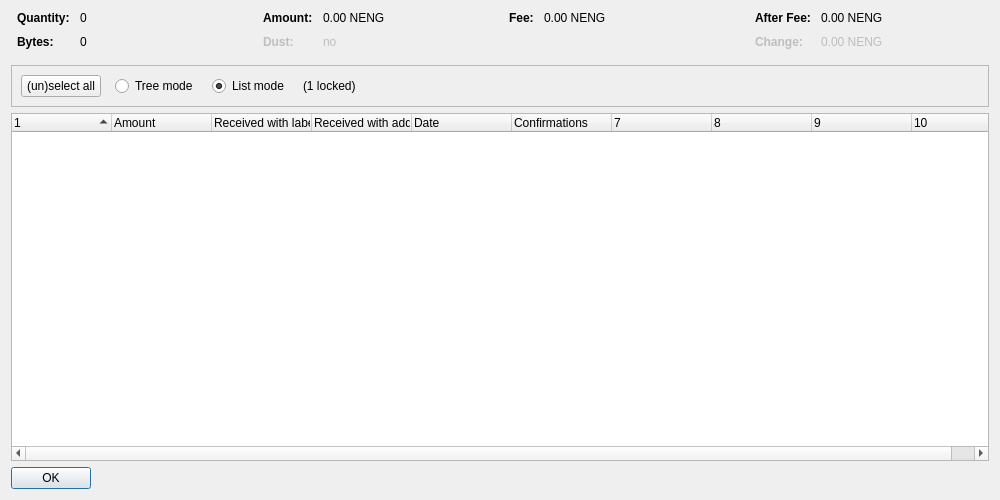
<?xml version="1.0" encoding="UTF-8"?>
<ui version="4.0">
 <class>CoinControlDialog</class>
 <widget class="QDialog" name="CoinControlDialog">
  <property name="geometry">
   <rect>
    <x>0</x>
    <y>0</y>
    <width>1000</width>
    <height>500</height>
   </rect>
  </property>
  <property name="windowTitle">
   <string>Coin Selection</string>
  </property>
  <layout class="QVBoxLayout" name="verticalLayout">
   <item>
    <layout class="QHBoxLayout" name="horizontalLayoutTop" stretch="0,0,0,0">
     <property name="topMargin">
      <number>0</number>
     </property>
     <property name="bottomMargin">
      <number>10</number>
     </property>
     <item>
      <layout class="QFormLayout" name="formLayoutCoinControl1">
       <property name="horizontalSpacing">
        <number>10</number>
       </property>
       <property name="verticalSpacing">
        <number>10</number>
       </property>
       <property name="leftMargin">
        <number>6</number>
       </property>
       <property name="rightMargin">
        <number>6</number>
       </property>
       <item row="0" column="0">
        <widget class="QLabel" name="labelCoinControlQuantityText">
         <property name="font">
          <font>
           <weight>75</weight>
           <bold>true</bold>
          </font>
         </property>
         <property name="text">
          <string>Quantity:</string>
         </property>
        </widget>
       </item>
       <item row="0" column="1">
        <widget class="QLabel" name="labelCoinControlQuantity">
         <property name="cursor">
          <cursorShape>IBeamCursor</cursorShape>
         </property>
         <property name="contextMenuPolicy">
          <enum>Qt::ActionsContextMenu</enum>
         </property>
         <property name="text">
          <string notr="true">0</string>
         </property>
         <property name="textInteractionFlags">
          <set>Qt::LinksAccessibleByMouse|Qt::TextSelectableByKeyboard|Qt::TextSelectableByMouse</set>
         </property>
        </widget>
       </item>
       <item row="1" column="0">
        <widget class="QLabel" name="labelCoinControlBytesText">
         <property name="font">
          <font>
           <weight>75</weight>
           <bold>true</bold>
          </font>
         </property>
         <property name="text">
          <string>Bytes:</string>
         </property>
        </widget>
       </item>
       <item row="1" column="1">
        <widget class="QLabel" name="labelCoinControlBytes">
         <property name="cursor">
          <cursorShape>IBeamCursor</cursorShape>
         </property>
         <property name="contextMenuPolicy">
          <enum>Qt::ActionsContextMenu</enum>
         </property>
         <property name="text">
          <string notr="true">0</string>
         </property>
         <property name="textInteractionFlags">
          <set>Qt::LinksAccessibleByMouse|Qt::TextSelectableByKeyboard|Qt::TextSelectableByMouse</set>
         </property>
        </widget>
       </item>
      </layout>
     </item>
     <item>
      <layout class="QFormLayout" name="formLayoutCoinControl2">
       <property name="horizontalSpacing">
        <number>10</number>
       </property>
       <property name="verticalSpacing">
        <number>10</number>
       </property>
       <property name="leftMargin">
        <number>6</number>
       </property>
       <property name="rightMargin">
        <number>6</number>
       </property>
       <item row="0" column="0">
        <widget class="QLabel" name="labelCoinControlAmountText">
         <property name="font">
          <font>
           <weight>75</weight>
           <bold>true</bold>
          </font>
         </property>
         <property name="text">
          <string>Amount:</string>
         </property>
        </widget>
       </item>
       <item row="0" column="1">
        <widget class="QLabel" name="labelCoinControlAmount">
         <property name="cursor">
          <cursorShape>IBeamCursor</cursorShape>
         </property>
         <property name="contextMenuPolicy">
          <enum>Qt::ActionsContextMenu</enum>
         </property>
         <property name="text">
          <string notr="true">0.00 NENG</string>
         </property>
         <property name="textInteractionFlags">
          <set>Qt::LinksAccessibleByMouse|Qt::TextSelectableByKeyboard|Qt::TextSelectableByMouse</set>
         </property>
        </widget>
       </item>
       <item row="1" column="0">
        <widget class="QLabel" name="labelCoinControlLowOutputText">
         <property name="enabled">
          <bool>false</bool>
         </property>
         <property name="font">
          <font>
           <weight>75</weight>
           <bold>true</bold>
          </font>
         </property>
         <property name="text">
          <string>Dust:</string>
         </property>
        </widget>
       </item>
       <item row="1" column="1">
        <widget class="QLabel" name="labelCoinControlLowOutput">
         <property name="enabled">
          <bool>false</bool>
         </property>
         <property name="cursor">
          <cursorShape>IBeamCursor</cursorShape>
         </property>
         <property name="contextMenuPolicy">
          <enum>Qt::ActionsContextMenu</enum>
         </property>
         <property name="text">
          <string notr="true">no</string>
         </property>
         <property name="textInteractionFlags">
          <set>Qt::LinksAccessibleByMouse|Qt::TextSelectableByKeyboard|Qt::TextSelectableByMouse</set>
         </property>
        </widget>
       </item>
      </layout>
     </item>
     <item>
      <layout class="QFormLayout" name="formLayoutCoinControl3">
       <property name="horizontalSpacing">
        <number>10</number>
       </property>
       <property name="verticalSpacing">
        <number>10</number>
       </property>
       <property name="leftMargin">
        <number>6</number>
       </property>
       <property name="rightMargin">
        <number>6</number>
       </property>
       <item row="0" column="0">
        <widget class="QLabel" name="labelCoinControlFeeText">
         <property name="font">
          <font>
           <weight>75</weight>
           <bold>true</bold>
          </font>
         </property>
         <property name="text">
          <string>Fee:</string>
         </property>
        </widget>
       </item>
       <item row="0" column="1">
        <widget class="QLabel" name="labelCoinControlFee">
         <property name="cursor">
          <cursorShape>IBeamCursor</cursorShape>
         </property>
         <property name="contextMenuPolicy">
          <enum>Qt::ActionsContextMenu</enum>
         </property>
         <property name="text">
          <string notr="true">0.00 NENG</string>
         </property>
         <property name="textInteractionFlags">
          <set>Qt::LinksAccessibleByMouse|Qt::TextSelectableByKeyboard|Qt::TextSelectableByMouse</set>
         </property>
        </widget>
       </item>
      </layout>
     </item>
     <item>
      <layout class="QFormLayout" name="formLayoutCoinControl4">
       <property name="horizontalSpacing">
        <number>10</number>
       </property>
       <property name="verticalSpacing">
        <number>10</number>
       </property>
       <property name="leftMargin">
        <number>6</number>
       </property>
       <property name="rightMargin">
        <number>6</number>
       </property>
       <item row="0" column="0">
        <widget class="QLabel" name="labelCoinControlAfterFeeText">
         <property name="font">
          <font>
           <weight>75</weight>
           <bold>true</bold>
          </font>
         </property>
         <property name="text">
          <string>After Fee:</string>
         </property>
        </widget>
       </item>
       <item row="0" column="1">
        <widget class="QLabel" name="labelCoinControlAfterFee">
         <property name="cursor">
          <cursorShape>IBeamCursor</cursorShape>
         </property>
         <property name="contextMenuPolicy">
          <enum>Qt::ActionsContextMenu</enum>
         </property>
         <property name="text">
          <string notr="true">0.00 NENG</string>
         </property>
         <property name="textInteractionFlags">
          <set>Qt::LinksAccessibleByMouse|Qt::TextSelectableByKeyboard|Qt::TextSelectableByMouse</set>
         </property>
        </widget>
       </item>
       <item row="1" column="0">
        <widget class="QLabel" name="labelCoinControlChangeText">
         <property name="enabled">
          <bool>false</bool>
         </property>
         <property name="font">
          <font>
           <weight>75</weight>
           <bold>true</bold>
          </font>
         </property>
         <property name="text">
          <string>Change:</string>
         </property>
        </widget>
       </item>
       <item row="1" column="1">
        <widget class="QLabel" name="labelCoinControlChange">
         <property name="enabled">
          <bool>false</bool>
         </property>
         <property name="cursor">
          <cursorShape>IBeamCursor</cursorShape>
         </property>
         <property name="contextMenuPolicy">
          <enum>Qt::ActionsContextMenu</enum>
         </property>
         <property name="text">
          <string notr="true">0.00 NENG</string>
         </property>
         <property name="textInteractionFlags">
          <set>Qt::LinksAccessibleByMouse|Qt::TextSelectableByKeyboard|Qt::TextSelectableByMouse</set>
         </property>
        </widget>
       </item>
      </layout>
     </item>
    </layout>
   </item>
   <item>
    <widget class="QFrame" name="frame">
     <property name="minimumSize">
      <size>
       <width>0</width>
       <height>40</height>
      </size>
     </property>
     <property name="frameShape">
      <enum>QFrame::StyledPanel</enum>
     </property>
     <property name="frameShadow">
      <enum>QFrame::Sunken</enum>
     </property>
     <layout class="QHBoxLayout" name="horizontalLayout">
      <item>
       <layout class="QHBoxLayout" name="horizontalLayoutPanel" stretch="0,0,0,0,0">
        <property name="spacing">
         <number>14</number>
        </property>
        <item>
         <widget class="QPushButton" name="pushButtonSelectAll">
          <property name="sizePolicy">
           <sizepolicy hsizetype="Maximum" vsizetype="Fixed">
            <horstretch>0</horstretch>
            <verstretch>0</verstretch>
           </sizepolicy>
          </property>
          <property name="text">
           <string>(un)select all</string>
          </property>
          <property name="autoDefault">
           <bool>false</bool>
          </property>
         </widget>
        </item>
        <item>
         <widget class="QRadioButton" name="radioTreeMode">
          <property name="sizePolicy">
           <sizepolicy hsizetype="Maximum" vsizetype="Fixed">
            <horstretch>0</horstretch>
            <verstretch>0</verstretch>
           </sizepolicy>
          </property>
          <property name="text">
           <string>Tree mode</string>
          </property>
         </widget>
        </item>
        <item>
         <widget class="QRadioButton" name="radioListMode">
          <property name="sizePolicy">
           <sizepolicy hsizetype="Maximum" vsizetype="Fixed">
            <horstretch>0</horstretch>
            <verstretch>0</verstretch>
           </sizepolicy>
          </property>
          <property name="text">
           <string>List mode</string>
          </property>
          <property name="checked">
           <bool>true</bool>
          </property>
         </widget>
        </item>
        <item>
         <widget class="QLabel" name="labelLocked">
          <property name="text">
           <string notr="true">(1 locked)</string>
          </property>
         </widget>
        </item>
        <item>
         <spacer name="horizontalSpacer">
          <property name="orientation">
           <enum>Qt::Horizontal</enum>
          </property>
          <property name="sizeHint" stdset="0">
           <size>
            <width>40</width>
            <height>20</height>
           </size>
          </property>
         </spacer>
        </item>
       </layout>
      </item>
     </layout>
    </widget>
   </item>
   <item>
    <widget class="CoinControlTreeWidget" name="treeWidget">
     <property name="contextMenuPolicy">
      <enum>Qt::CustomContextMenu</enum>
     </property>
     <property name="sortingEnabled">
      <bool>false</bool>
     </property>
     <property name="columnCount">
      <number>10</number>
     </property>
     <attribute name="headerShowSortIndicator" stdset="0">
      <bool>true</bool>
     </attribute>
     <attribute name="headerStretchLastSection">
      <bool>false</bool>
     </attribute>
     <column>
      <property name="text">
       <string/>
      </property>
     </column>
     <column>
      <property name="text">
       <string>Amount</string>
      </property>
     </column>
     <column>
      <property name="text">
       <string>Received with label</string>
      </property>
     </column>
     <column>
      <property name="text">
       <string>Received with address</string>
      </property>
     </column>
     <column>
      <property name="text">
       <string>Date</string>
      </property>
     </column>
     <column>
      <property name="text">
       <string>Confirmations</string>
      </property>
      <property name="toolTip">
       <string>Confirmed</string>
      </property>
     </column>
     <column>
      <property name="text">
       <string/>
      </property>
     </column>
     <column>
      <property name="text">
       <string/>
      </property>
     </column>
     <column>
      <property name="text">
       <string/>
      </property>
     </column>
     <column>
      <property name="text">
       <string/>
      </property>
     </column>
    </widget>
   </item>
   <item>
    <widget class="QDialogButtonBox" name="buttonBox">
     <property name="sizePolicy">
      <sizepolicy hsizetype="Maximum" vsizetype="Fixed">
       <horstretch>0</horstretch>
       <verstretch>0</verstretch>
      </sizepolicy>
     </property>
     <property name="orientation">
      <enum>Qt::Horizontal</enum>
     </property>
     <property name="standardButtons">
      <set>QDialogButtonBox::Ok</set>
     </property>
    </widget>
   </item>
  </layout>
 </widget>
 <customwidgets>
  <customwidget>
   <class>CoinControlTreeWidget</class>
   <extends>QTreeWidget</extends>
   <header>coincontroltreewidget.h</header>
  </customwidget>
 </customwidgets>
 <resources/>
 <connections/>
</ui>
